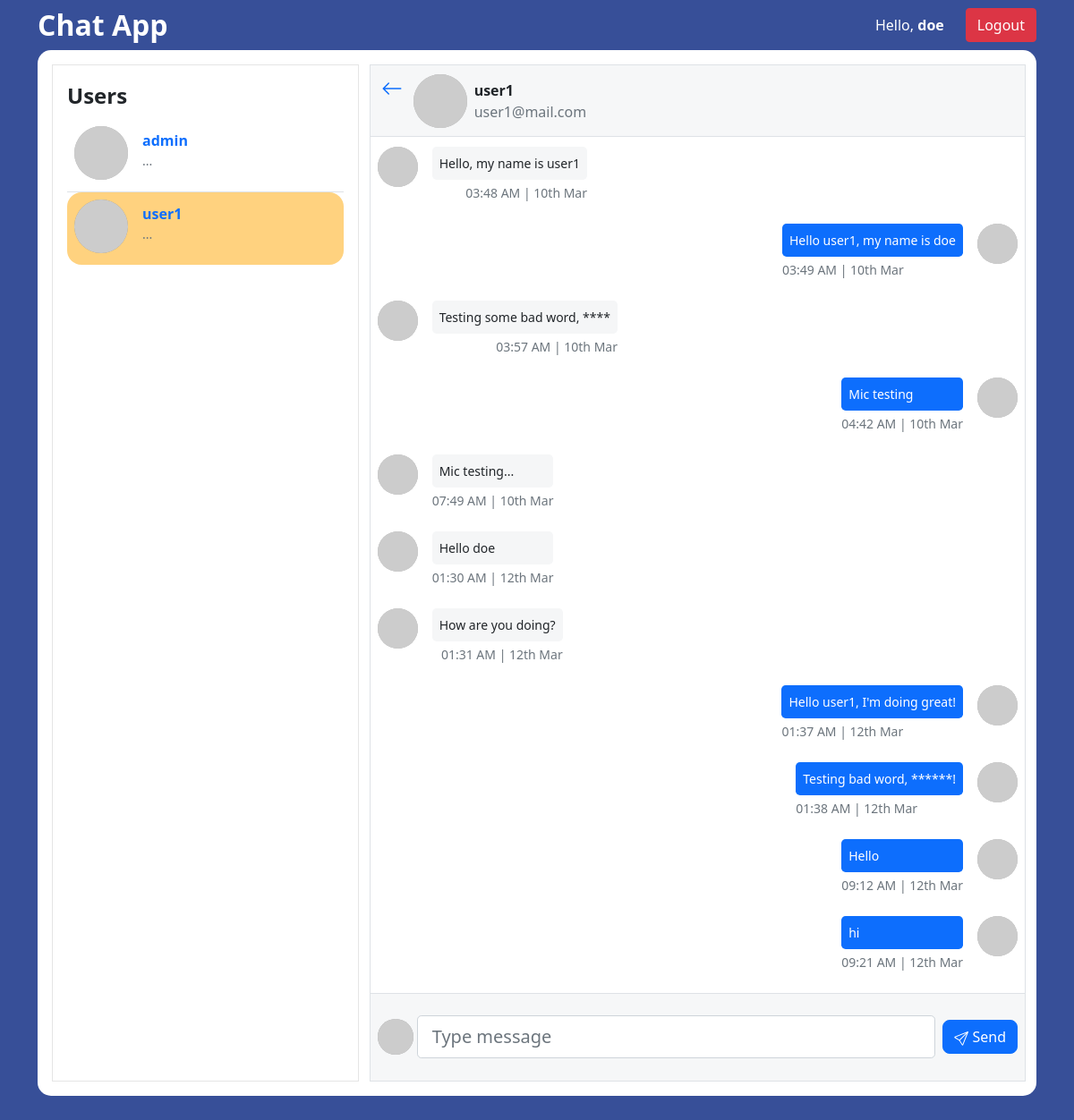
Screenshot of /chat/user1/ (signed in) with the database file from the repository.
### chat/models.py (models this page shows, shortened)
class Message(models.Model):
    sender = models.ForeignKey(User, on_delete=models.CASCADE, related_name="sender")
    recipient = models.ForeignKey(User, on_delete=models.CASCADE, related_name="recipient")
    message = models.TextField()
    date = models.DateTimeField(auto_now_add=True)
    is_read = models.BooleanField(default=False)
    class Meta:
        ordering = ('-date', )
    def __str__(self):
        return f'{self.message}'
    def sent(self, request):
        if self.sender.id == request.user.id:
            return True
        return False
    @staticmethod
    def get_all_messages(id_1, id_2):
        messages = []
        sender_messages = Message.objects.filter(sender_id=id_1, recipient_id=id_2).order_by('-date')
        for x in range(len(sender_messages)):
            sender_messages[x].is_read = True
            messages.append(sender_messages[x])
        recipient_messages = Message.objects.filter(sender_id=id_2, recipient_id=id_1).order_by('-date')
        for x in range(len(recipient_messages)):
            recipient_messages[x].is_read = True
            messages.append(recipient_messages[x])
        messages.sort(key=lambda x: x.date, reverse=False)
        return messages

### chat/views.py (the view)
# urls.py: path("<str:room_name>/", views.room, name="room"),
@login_required
def room(request, room_name):
    users = User.objects.all().exclude(username=request.user) # other users except the current user
    sender = request.user
    recipient = get_object_or_404(User, username=room_name)
    if (request.method == 'POST'):
        message = request.POST.get("message")
        if message:
            Message.objects.create(sender=sender, recipient=recipient, message=message)
    messages = Message.get_all_messages(id_1=sender.id, id_2=recipient.id)
    return render(request, "chat/chat.html", {
        "room_name": room_name,
        "users": users,
        "messages": messages,
        "recipient": recipient,
    })

### chat_app/custom_tags.py (called while the page is built)
@register.simple_tag
def is_sent(message, request):
    return message.sent(request)

@register.filter
def get_profile_pic(user, size=100):
    id = (int(user.id) * 10)
    return f"https://picsum.photos/id/{id}/{size}"

### chat/templates/chat/chat.html (shortened to what this page needs)
{% extends "base.html" %}
{% load static custom_tags %}
{% block body %}
<section style="background-color: var(--primary-color); height: 100%">
	<div
		class="container d-flex flex-row justify-content-between align-items-center"
		style="height: var(--top-nav-h);"
	>
		<p class="text-white app-title" style="margin: 0;">Chat App</p>
		<div class="d-flex flex-row align-items-center">
			<span class="mx-4 text-white d-block">Hello, <b>{{user}}</b></span>
			<a href="{% url 'logout' %}" class="btn btn-danger">Logout</a>
		</div>
	</div>
	<div class="container" style="height: var(--bottom-height)">
		<div class="row">
			<div class="col-md-12">
				<div class="card pe-md-2 border-0" id="chat3" style="border-radius: 15px; overflow: hidden;">
					<div class="card-body cont-p">
						<div class="row x">
							<div class="col-md-6 col-lg-5 col-xl-4 mb-4 mb-md-0 {% if room_name %}d-none d-md-block{% endif %}">
								<div class="p-3 bd-up-show" style="height: 100%; overflow: hidden;">
									<div class="mb-2" style="font-weight: bold; font-size: 1.5rem;">
										Users
									</div>
									<div
										data-mdb-perfect-scrollbar="true"
										class="scroll-container"
										style="position: relative; height: 90%;"
									>
										<ul class="list-unstyled mb-0">
											{% for user in users %}
											{% include 'chat/user.html' with user=user %}
											{% endfor %}
										</ul>
									</div>
								</div>
							</div>
							{% if room_name %}
							<div class="col-md-6 col-lg-7 col-xl-8 ps-0 pe-0 control-height border bd-c" style="position: relative;">
								<div class="d-flex justify-content-start align-items-center border-bottom bd-c"
									style="height: var(--chat-top-h); background-color: var(--chat-bg);"
								>
									<a href="{% url 'chat:index' %}" class="d-block text-black align-self-start" style="margin: 12px 12px 0;">
										<svg xmlns="http://www.w3.org/2000/svg" width="24" height="24" fill="currentColor" class="bi bi-arrow-left" viewBox="0 0 16 16">
											<path fill-rule="evenodd" d="M15 8a.5.5 0 0 0-.5-.5H2.707l3.147-3.146a.5.5 0 1 0-.708-.708l-4 4a.5.5 0 0 0 0 .708l4 4a.5.5 0 0 0 .708-.708L2.707 8.5H14.5A.5.5 0 0 0 15 8z"/>
										</svg>
									</a>
									<img
										src={{recipient|get_profile_pic}}
										alt="recipient profile picture"
										class="p-img"
										style="width: 60px; height: 60px; margin-right: 0.5rem; border-radius: 50%;"
										width="60px"
										height="60px"
									/>
									<div class="d-flex flex-column gap-0">
										<span class="font-weight-bold" style="font-weight: bold;">{{recipient.username}}</span>
										<span class="text-muted">{{recipient.email}}</span>
									</div>
								</div>
								<div
									id="messages-container"
									data-mdb-perfect-scrollbar="true"
									class="pt-3 px-2 scroll-container"
									style="position: relative; height: var(--chat-messages-h);"
								>
									{% for message in messages %}
										{% is_sent message request as sent %}
										{% include 'chat/message.html' with sent=sent message=message %}
									{% endfor %}
								</div>
								<div
									id="chat-input-container"
									class="text-muted d-flex justify-content-between align-items-center p-2 border-top bd-c"
									style="
										position: absolute;
										left: 0;
										bottom: 0;
										width: 100%;
										height: calc(var(--chat-bottom-h) - 2px);
										background-color: var(--chat-bg);
										gap: 0.25rem;
									"
								>
									<img
										src={{user|get_profile_pic}}
										class="p-img"
										alt="my profile picture"
										style="width: 40px; height: 40px; border-radius: 50%; display: block;"
										width="40px"
										height="40px"
									/>
									<input
										type="text"
										class="form-control form-control-lg"
										id="chat-message-input"
										placeholder="Type message"
										style="width: auto; flex-grow: 1;"
									/>
									<button id="chat-message-submit" type="button" class="btn btn-primary" style="margin-left: 0.25rem; border-radius: 8px;">
										Send
									</button>
								</div>
							</div>
							{% else %}
							<div class="col-md-6 col-lg-7 col-xl-8 d-none d-md-block control-height">
								<p style="text-align: center; margin-top: 10rem; font-weight: bold; font-size: 1.5rem;">
									Select user to Chat with
								</p>
							</div>
							{% endif %}
						</div>
					</div>
				</div>
			</div>
		</div>
	</div>
</section>
{% endblock body %}

### chat/templates/chat/user.html (shortened to what this page needs)
{% load custom_tags %}
<li class="chat-user p-2{% if not forloop.last %} border-bottom{% endif %}{% if room_name == user.username %} active{% endif %}">
	<a href="{% url 'chat:room' room_name=user %}" class="d-flex justify-content-between">
		<div class="d-flex flex-row">
			<div>
				<img
					src={{user|get_profile_pic}}
					alt="avatar"
					class="d-flex align-self-center me-3 p-img"
					style="width: 60px; height: 60px; border-radius: 50%;"
					width="60px"
					height="60px"
				/>
			</div>
			<div class="pt-1">
				<p class="fw-bold mb-0">{{user.username}}</p>
				<p class="small text-muted">...</p>
			</div>
		</div>
	</a>
</li>

### chat/templates/chat/message.html
{% load tz custom_tags %}
{% if sent %}
<div class="d-flex flex-row justify-content-end mb-2" style="max-width: 60%; margin-left: auto;">
	<div>
		<p class="small p-2 me-3 mb-1 text-white rounded-3 bg-primary">
			{{ message }}
		</p>
		<p class="small me-3 mb-3 rounded-3 text-muted">{{ message.date | localtime | date:"H:i A | jS M" }}</p>
	</div>
	<img
		src={{user|get_profile_pic}}
		alt="sender profile picture"
		class="p-img"
		style="width: 45px; height: 45px; border-radius: 50%;"
		width="45px"
		height="45px"
	/>
</div>
{% else %}
<div class="d-flex flex-row justify-content-start mb-2" style="max-width: 60%">
	<img
		src={{recipient|get_profile_pic}}
		alt="recipient profile picture"
		class="p-img"
		style="width: 45px; height: 45px; border-radius: 50%;"
		width="45px"
		height="45px"
	/>
	<div>
		<p
			class="small p-2 ms-3 mb-1 rounded-3"
			style="background-color: #f5f6f7"
		>
			{{ message }}
		</p>
		<p class="small ms-3 mb-3 rounded-3 text-muted float-end">{{ message.date | localtime | date:"H:i A | jS M" }}</p>
	</div>
</div>
{% endif %}

### rows the page displays
Message: message "Hello, my name is user1", date|jS "03:48 AM | 10th Mar"
Message: message "Hello user1, my name is doe", date|jS "03:49 AM | 10th Mar"
Message: message "Testing some bad word, ****", date|jS "03:57 AM | 10th Mar"
Message: message "Mic testing", date|jS "04:42 AM | 10th Mar"
Message: message "Mic testing...", date|jS "07:49 AM | 10th Mar"
Message: message "Hello doe", date|jS "01:30 AM | 12th Mar"
Message: message "How are you doing?", date|jS "01:31 AM | 12th Mar"
Message: message "Hello user1, I'm doing great!", date|jS "01:37 AM | 12th Mar"
Message: message "Testing bad word, ******!", date|jS "01:38 AM | 12th Mar"
Message: message "Hello", date|jS "09:12 AM | 12th Mar"
Message: message "hi", date|jS "09:21 AM | 12th Mar"

### other values shown
{{ user }} "doe"
{{ user.username }} "admin"
{{ user.username }} "user1"
{{ recipient.username }} "user1"
{{ recipient.email }} "user1@mail.com"
